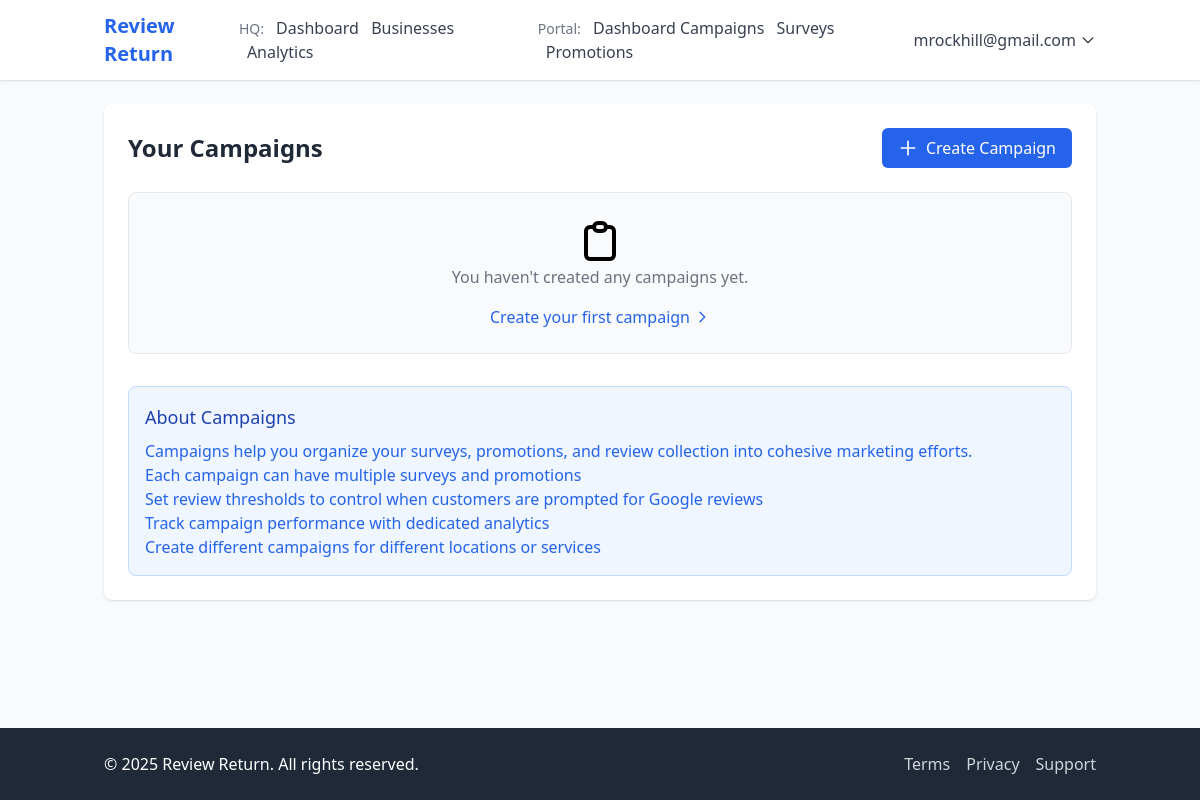
The page /portal/campaigns/ (signed in) on the database as committed earlier.
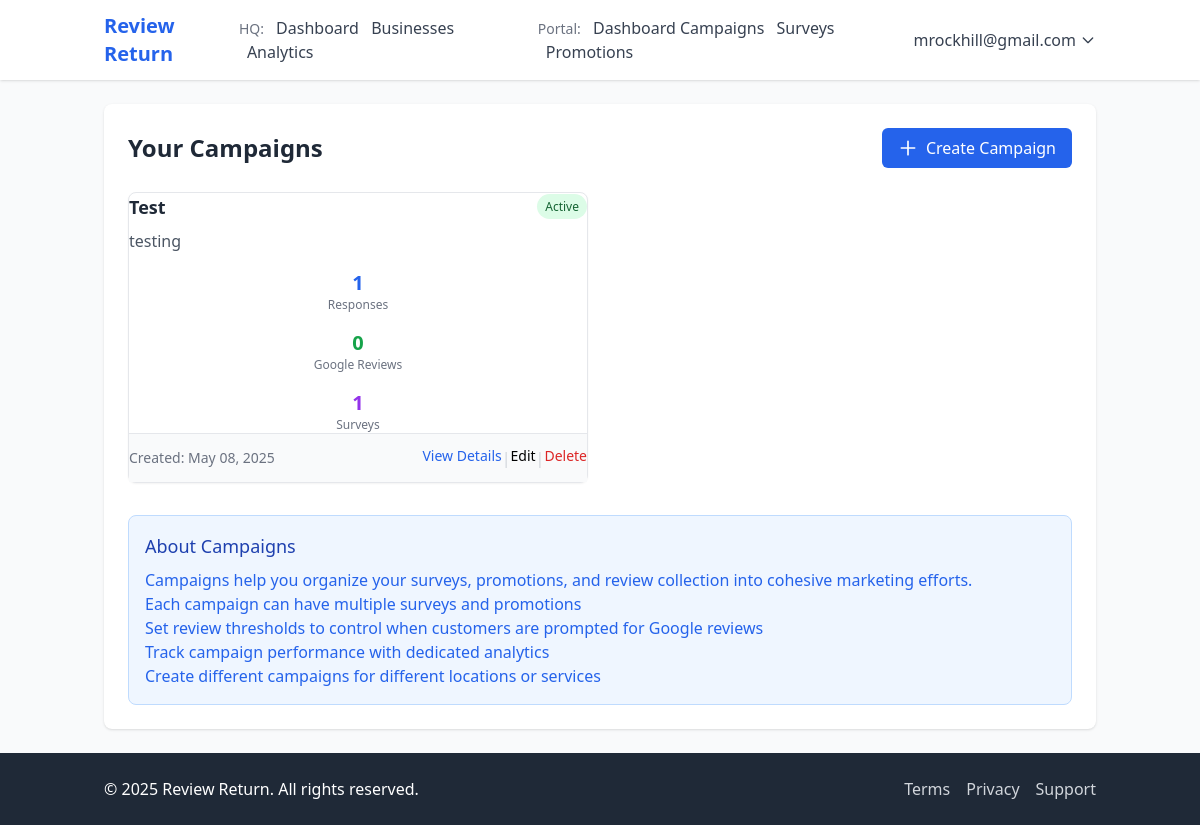
The same page on the database as committed later.
### portal/models.py (models this page shows, shortened)
class Campaign(models.Model):
    business = models.ForeignKey(Business, on_delete=models.CASCADE, related_name='campaigns')
    name = models.CharField(max_length=200)
    description = models.TextField(blank=True, null=True)
    is_active = models.BooleanField(default=True)
    review_threshold = models.FloatField(default=4.0,
        help_text="Minimum average rating to prompt for a Google review")
    created_at = models.DateTimeField(auto_now_add=True)
    updated_at = models.DateTimeField(auto_now=True)
    @property
    def total_responses(self):
        count = 0
        for survey in self.surveys.all():
            count += survey.responses.count()
        return count
    @property
    def google_reviews_count(self):
        from survey.models import CustomerResponse
        return CustomerResponse.objects.filter(
            survey__campaign=self,
            left_google_review=True
        ).count()

class Survey(models.Model):
    business = models.ForeignKey(Business, on_delete=models.CASCADE, related_name='surveys')
    campaign = models.ForeignKey(Campaign, on_delete=models.CASCADE, related_name='surveys', null=True)
    title = models.CharField(max_length=200)
    description = models.TextField(blank=True, null=True)
    is_active = models.BooleanField(default=True)
    created_at = models.DateTimeField(auto_now_add=True)
    updated_at = models.DateTimeField(auto_now=True)

### portal/views.py (the view)
# urls.py: path('campaigns/', views.manage_campaigns, name='manage_campaigns'),
@login_required
def manage_campaigns(request):
    try:
        business = request.user.business
        campaigns = Campaign.objects.filter(business=business)
    except:
        return redirect('accounts:no_business_profile')
    context = {
        'business': business,
        'campaigns': campaigns,
    }
    return render(request, 'portal/campaigns.html', context)

### accounts/models.py (called while the page is built)
    def get_full_name(self):
        return f"{self.first_name} {self.last_name}".strip() or self.email

### templates/portal/campaigns.html (shortened to what the changed rows need)
{% extends 'base.html' %}
{% block content %}
<div class="bg-white shadow rounded-lg p-6">
    <div class="flex justify-between items-center mb-6">
        <h1 class="text-2xl font-bold text-gray-800">Your Campaigns</h1>
    </div>
    {% if campaigns %}
        <div class="grid grid-cols-1 md:grid-cols-2 gap-6">
            {% for campaign in campaigns %}
                <div class="bg-white border border-gray-200 rounded-lg shadow-sm overflow-hidden">
                    <div class="p-5">
                        <div class="flex justify-between">
                            <h2 class="text-lg font-semibold text-gray-800">{{ campaign.name }}</h2>
                            <div>
                                {% if campaign.is_active %}
                                    <span class="px-2 py-1 text-xs rounded-full bg-green-100 text-green-800">Active</span>
                                {% else %}
                                    <span class="px-2 py-1 text-xs rounded-full bg-gray-100 text-gray-800">Inactive</span>
                                {% endif %}
                            </div>
                        </div>
                        {% if campaign.description %}
                            <p class="mt-2 text-gray-600">{{ campaign.description }}</p>
                        {% endif %}
                        <div class="mt-4 grid grid-cols-3 gap-4">
                            <div class="text-center">
                                <div class="text-xl font-bold text-blue-600">{{ campaign.total_responses }}</div>
                                <div class="text-xs text-gray-500">Responses</div>
                            </div>
                            <div class="text-center">
                                <div class="text-xl font-bold text-green-600">{{ campaign.google_reviews_count }}</div>
                                <div class="text-xs text-gray-500">Google Reviews</div>
                            </div>
                            <div class="text-center">
                                <div class="text-xl font-bold text-purple-600">{{ campaign.surveys.count }}</div>
                                <div class="text-xs text-gray-500">Surveys</div>
                            </div>
                        </div>
                    </div>
                    <div class="px-5 py-3 bg-gray-50 border-t border-gray-200">
                        <div class="flex justify-between items-center">
                            <div class="text-sm text-gray-500">
                                <span>Created: {{ campaign.created_at|date:"M d, Y" }}</span>
                            </div>
                            <div class="flex space-x-2">
                                <a href="{% url 'portal:campaign_detail' pk=campaign.id %}" class="text-blue-600 hover:text-blue-900 text-sm">
                                    View Details
                                </a>
                                <span class="text-gray-300">|</span>
                                <a href="{% url 'portal:campaign_update' pk=campaign.id %}" class="text-indigo-600 hover:text-indigo-900 text-sm">
                                    Edit
                                </a>
                                <span class="text-gray-300">|</span>
                                <a href="{% url 'portal:campaign_delete' pk=campaign.id %}" class="text-red-600 hover:text-red-900 text-sm">
                                    Delete
                                </a>
                            </div>
                        </div>
                    </div>
                </div>
            {% endfor %}
        </div>
    {% else %}
        <div class="bg-gray-50 p-6 text-center rounded-lg border border-gray-200">
            <div class="mb-4">
                <svg class="h-12 w-12 text-gray-400 mx-auto mb-3" fill="none" stroke="currentColor" viewBox="0 0 24 24">
                    <path stroke-linecap="round" stroke-linejoin="round" stroke-width="2" d="M9 5H7a2 2 0 00-2 2v12a2 2 0 002 2h10a2 2 0 002-2V7a2 2 0 00-2-2h-2M9 5a2 2 0 002 2h2a2 2 0 002-2M9 5a2 2 0 012-2h2a2 2 0 012 2"></path>
                </svg>
                <p class="text-gray-500">You haven't created any campaigns yet.</p>
            </div>
            <a href="{% url 'portal:campaign_create' %}" class="inline-flex items-center text-blue-600 hover:text-blue-900">
                Create your first campaign
                <svg class="h-4 w-4 ml-1" fill="none" stroke="currentColor" viewBox="0 0 24 24">
                    <path stroke-linecap="round" stroke-linejoin="round" stroke-width="2" d="M9 5l7 7-7 7"></path>
                </svg>
            </a>
        </div>
    {% endif %}
    <div class="mt-8 bg-blue-50 border border-blue-200 rounded-lg p-4">
        <h2 class="text-lg font-medium text-blue-800 mb-2">About Campaigns</h2>
    </div>
</div>
{% endblock %}

Rows that differ between the two databases and show on the page:
added Campaign: name "Test", is_active "Active", description "testing", total_responses "1", google_reviews_count "0", surveys.count "1", created_at "May 08, 2025"
Other text that changed with them:
text no longer shown: "You haven't created any campaigns yet. Create your first campaign"
